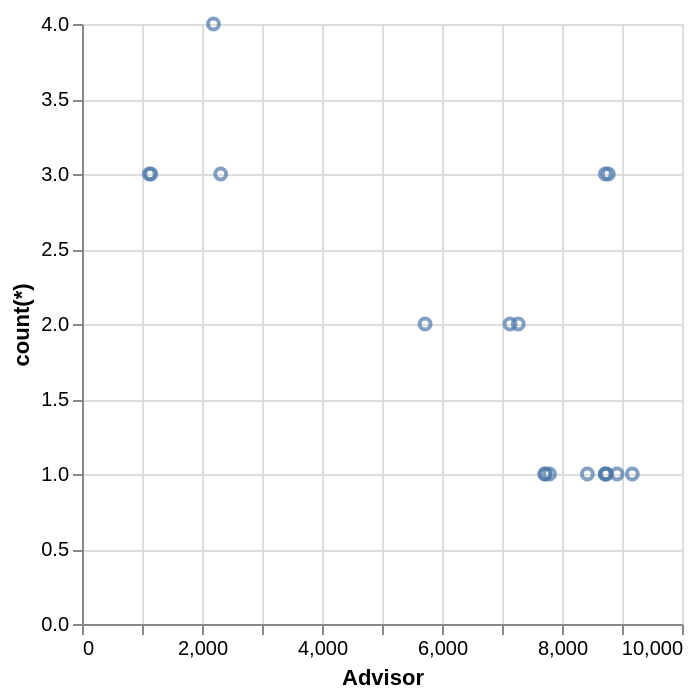

Write the Vega-Lite specification saved for this chart.
### Vega-Lite specification from a JSON file in a GitHub repository (floating-point values rounded to 4 significant figures)
{"data": {"values": [{"x_data": 1121, "y_data": 3}, {"x_data": 1148, "y_data": 3}, {"x_data": 2192, "y_data": 4}, {"x_data": 2311, "y_data": 3}, {"x_data": 5718, "y_data": 2}, {"x_data": 7134, "y_data": 2}, {"x_data": 7271, "y_data": 2}, {"x_data": 7712, "y_data": 1}, {"x_data": 7723, "y_data": 1}, {"x_data": 7792, "y_data": 1}, {"x_data": 8423, "y_data": 1}, {"x_data": 8721, "y_data": 1}, {"x_data": 8722, "y_data": 3}, {"x_data": 8723, "y_data": 1}, {"x_data": 8741, "y_data": 1}, {"x_data": 8772, "y_data": 3}, {"x_data": 8918, "y_data": 1}, {"x_data": 9172, "y_data": 1}]}, "mark": "point", "encoding": {"x": {"field": "x_data", "type": "quantitative", "title": "Advisor"}, "y": {"field": "y_data", "type": "quantitative", "title": "count(*)"}}}
